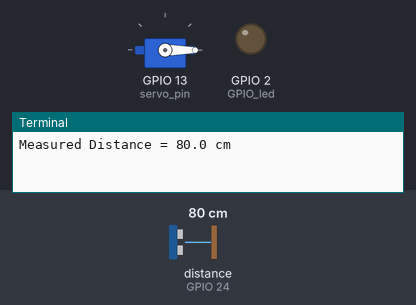
Bench run of a program on a simulated Raspberry Pi (BCM pin numbers). Shown: servo, output pins drawn as LEDs (lit = HIGH), the last lines printed to the terminal. The test bench sets the inputs (shaded band); at power-on: distance to the obstacle (sensor on GPIO 24) 80 cm. The echo pulse lasts 58.3 µs per cm; servo angles are drawn from the pulse width (0.5 ms = 0°, 2.5 ms = 180°); the clock reads 2024-03-15 10:24:30 at power-on unless the program sets it; pins used as bus, display or sensor lines are not drawn.

Above: at 1.2 s.
1.3 s: distance to the obstacle (sensor on GPIO 24) set to 12 cm
3.4 s: distance to the obstacle (sensor on GPIO 24) set to 9 cm
At 5.7 s:
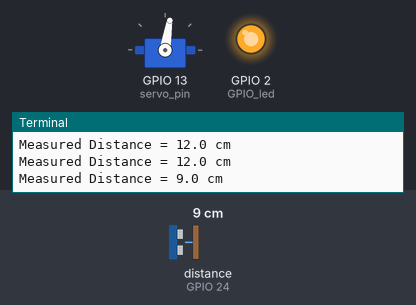
6.0 s: distance to the obstacle (sensor on GPIO 24) set to 18 cm
At 7.0 s:
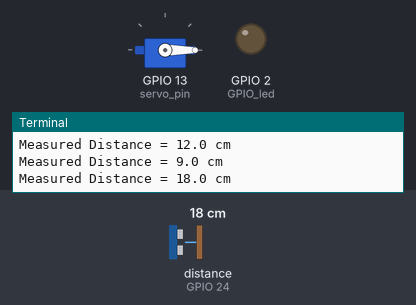
8.1 s: distance to the obstacle (sensor on GPIO 24) set to 2 cm
At 9.4 s:
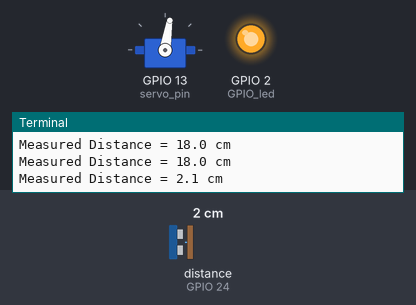
Timing chart, 0 to 11.1 s (numbered marks = the images above; inputs shaded):
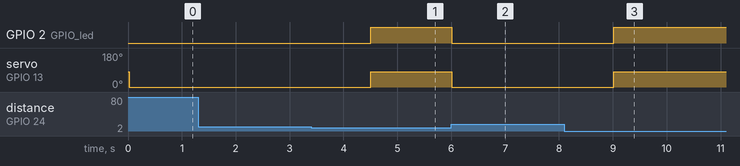

Measured:
- the behaviour switches between 11 and 10 cm on distance to the obstacle (sensor on GPIO 24) (found by bisection; images 0 and 1)
- after the input at 3.4 s, GPIO 2 (GPIO_led): LOW → HIGH after 1.1 s; servo on GPIO 13 (servo_pin): 0° → 81° after 1.1 s
- after the input at 6.0 s, GPIO 2 (GPIO_led): HIGH → LOW at once; servo on GPIO 13 (servo_pin): 81° → 0° at once
- after the input at 8.1 s, GPIO 2 (GPIO_led): LOW → HIGH after 0.92 s; servo on GPIO 13 (servo_pin): 0° → 81° after 0.92 s

The program:

Rpi_Ultrasonic_sensor.py
```python
import RPi.GPIO as GPIO

import time


GPIO.setwarnings(False)

GPIO.setmode(GPIO.BCM)


servo_pin= 13

GPIO_TRIGGER = 18

GPIO_ECHO = 24

GPIO_led= 2


#set GPIO direction (IN / OUT)

GPIO.setup(servo_pin,GPIO.OUT)

GPIO.setup(GPIO_TRIGGER, GPIO.OUT)

GPIO.setup(GPIO_ECHO, GPIO.IN)

GPIO.setup(GPIO_led,GPIO.OUT)

c=0


pwm=GPIO.PWM(servo_pin,50)

pwm.start(7)


def distance():

    # set Trigger to HIGH

    GPIO.output(GPIO_TRIGGER, True)


    # set Trigger after 0.01ms to LOW

    time.sleep(0.00001)

    GPIO.output(GPIO_TRIGGER, False)


    StartTime = time.time()

    StopTime = time.time()


    # save StartTime

    while GPIO.input(GPIO_ECHO) == 0:

        StartTime = time.time()


    # save time of arrival

    while GPIO.input(GPIO_ECHO) == 1:

        StopTime = time.time()


    # time difference between start and arrival

    TimeElapsed = StopTime - StartTime

    # multiply with the sonic speed (34300 cm/s)

    # and divide by 2, because there and back

    distance = (TimeElapsed * 34300) / 2


    return distance


if __name__ == '__main__':

    try:

        while True:

            dist = distance()

            print ("Measured Distance = %.1f cm" % dist)

            if dist <= 10:

               GPIO.output(GPIO_led,True)

               pwm.ChangeDutyCycle(7.0) #rotate to 90 degree

               time.sleep(0.5)

            else:

                GPIO.output(GPIO_led,False)

                pwm.ChangeDutyCycle(2.0) #rotate to 0 degrees

                time.sleep(0.5)

            time.sleep(1)


        # Reset by pressing CTRL + C

    except KeyboardInterrupt:

        print("Measurement stopped by User")

        pwm.ChangeDutyCycle(0)  #this is present jitter

        pwm.stop()

        GPIO.cleanup()
```
